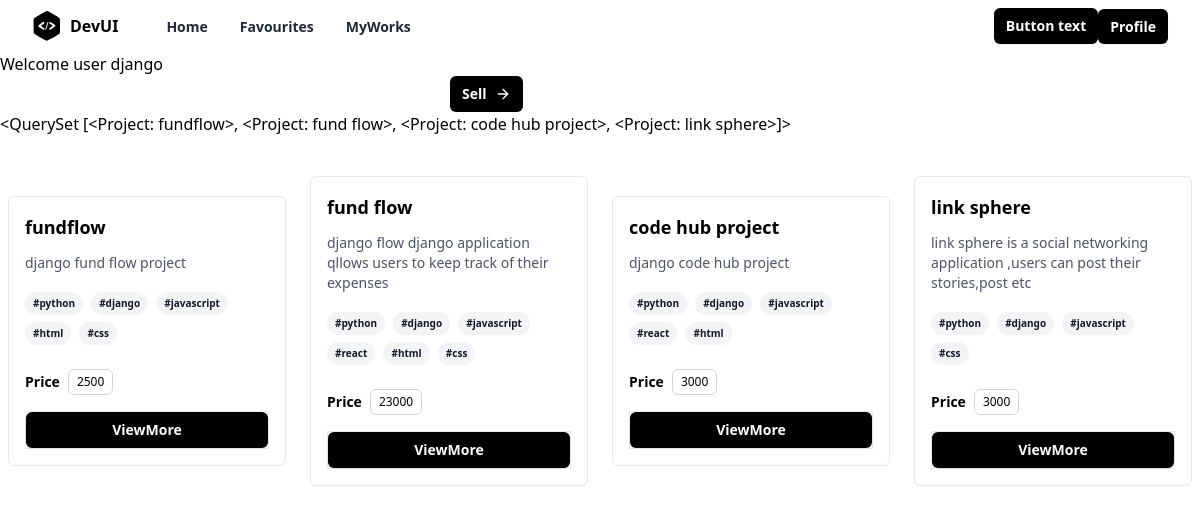
/index/ (signed in), run on the app's committed database.
### store/models.py (models this page shows)
class Project(models.Model):
    title=models.CharField(max_length=200)
    description=models.TextField()
    tag_objects=models.ManyToManyField(Tag)
    owner=models.ForeignKey(User,on_delete=models.CASCADE,related_name="projects")
    thumbnail=EmbedVideoField()
    price=models.PositiveIntegerField()
    files=models.FileField(upload_to="projects",null=True)
    created_date=models.DateTimeField(auto_now_add=True)
    updated_date=models.DateTimeField(auto_now=True)
    is_active=models.BooleanField(default=True)
    def __str__(self):
        return self.title

class Tag(models.Model):
    title=models.CharField(max_length=200,unique=True)
    created_date=models.DateTimeField(auto_now_add=True)
    updated_date=models.DateTimeField(auto_now=True)
    is_active=models.BooleanField(default=True)
    def __str__(self) -> str:
        return self.title

### store/views.py (the view)
# urls.py: path("index/",views.IndexView.as_view(),name="index"),
class IndexView(View):
    template_name="store/index.html"
    def get(self,request,*args,**kwargs):
        qs=Project.objects.all().exclude(owner=request.user)
        return render(request,self.template_name,{"projects":qs})

### store/templates/store/index.html (shortened to what this page needs)
{%extends 'store/base.html'%}
{% load embed_video_tags %}
{%block main_block%}
<h1>Welcome user {{request.user}}</h1>
<div class="w-1/4 mx-auto">
    <a
    href="{%url 'project-add'%}"
    type="button"
    class="transition duration-700 ease-in-out inline-flex items-center rounded-md bg-black px-3 py-2 text-sm font-semibold text-white"
  >
    Sell
    <svg
      xmlns="http://www.w3.org/2000/svg"
      width="24"
      height="24"
      viewBox="0 0 24 24"
      fill="none"
      stroke="currentColor"
      stroke-width="2"
      stroke-linecap="round"
      stroke-linejoin="round"
      class="ml-2 h-4 w-4"
    >
      <line x1="5" y1="12" x2="19" y2="12"></line>
      <polyline points="12 5 19 12 12 19"></polyline>
    </svg>
  </a>
</div>
{{projects}}
<div class="mx-auto grid w-full max-w-7xl items-center space-y-4 px-2 py-10 md:grid-cols-2 md:gap-6 md:space-y-0 lg:grid-cols-4">
  {%for p in projects%}
  <div class="rounded-md border">
    <div class="p-4">
      <h1 class="inline-flex items-center text-lg font-semibold">
       {{p.title}}
      </h1>
      <p class="mt-3 text-sm text-gray-600">
       {{p.description}}
      </p>
      <div class="mt-4">
       {%for t in p.tag_objects.all%}
       <span class="mb-1 mr-1 inline-block rounded-full bg-gray-100 px-2 py-1 text-[10px] font-semibold text-gray-900">
        #{{t}}
      </span>
       {%endfor%}
      </div>
      <div class="mt-5 flex items-center space-x-2">
        <span class="block text-sm font-semibold">Price </span>
        <span class="block cursor-pointer rounded-md border border-gray-300 p-1 px-2 text-xs font-medium">
          {{p.price}}
        </span>
      </div>
     <div class="mt-4 w-full border">
      <a
      href="{%url 'project-detail' p.id%}"
      type="button"
      class="w-full block text-center rounded-md bg-black px-3 py-2 text-sm font-semibold text-white shadow-sm hover:bg-black/80 focus-visible:outline focus-visible:outline-2 focus-visible:outline-offset-2 focus-visible:outline-black"
    >
      ViewMore
    </a>
     </div>
    </div>
  </div>
  {%endfor%}
</div>
{%endblock%}

### store/templates/store/base.html (shortened to what this page needs)
<!DOCTYPE html>
<html lang="en">
<head>
    <script src="https://cdn.tailwindcss.com"></script>
</head>
<body>
    <div class="relative w-full bg-white">
        <div class="mx-auto flex max-w-7xl items-center justify-between px-4 py-2 sm:px-6 lg:px-8">
          <div class="inline-flex items-center space-x-2">
            <span>
            </span>
            <span class="font-bold">DevUI</span>
          </div>
          <div class="hidden grow items-start lg:flex">
            <ul class="ml-12 inline-flex space-x-8">
              <li>
                <a
                  href="{%url 'index'%}"
                  class="text-sm font-semibold text-gray-800 hover:text-gray-900"
                >
                  Home
                </a>
              </li>
              <li>
                <a
                  href="{%url 'my-cart'%}"
                  class="text-sm font-semibold text-gray-800 hover:text-gray-900"
                >
                  Favourites
                </a>
              </li>
              <li>
                <a
                  href="{%url 'myworks'%}"
                  class="text-sm font-semibold text-gray-800 hover:text-gray-900"
                >
                  MyWorks
                </a>
              </li>
            </ul>
          </div>
          <div class="hidden lg:block">
            <button
              type="button"
              class="rounded-md bg-black px-3 py-2 text-sm font-semibold text-white shadow-sm hover:bg-black/80 focus-visible:outline focus-visible:outline-2 focus-visible:outline-offset-2 focus-visible:outline-black"
            >
              Button text
            </button>
          </div>
          <div class="hidden lg:block">
            <a
            href="{%url 'profile-update' request.user.profile.id%}"
              type="button"
              class="rounded-md bg-black px-3 py-2 text-sm font-semibold text-white shadow-sm hover:bg-black/80 focus-visible:outline focus-visible:outline-2 focus-visible:outline-offset-2 focus-visible:outline-black"
            >
              Profile
            </a>
          </div>
        </div>
      </div>
      {%block main_block%}
      {%endblock%}
</body>
</html>

### data on the page
Project: title.title "<QuerySet [<Project: fundflow>, <Project: fund flow>, <Project: code hub project>, <Project: link sphere>]>", title "fundflow", description "django fund flow project", price "2500"
Tag: title "python"
Tag: title "django"
Tag: title "javascript"
Tag: title "html"
Tag: title "css"
Project: title "fund flow", description "django flow django application qllows users to keep track of their expenses", price "23000"
Tag: title "react"
Project: title "code hub project", description "django code hub project", price "3000"
Project: title "link sphere", description "link sphere is a social networking application ,users can post their stories,post etc", price "3000"

### other printed values
{{ request.user }} "django"
